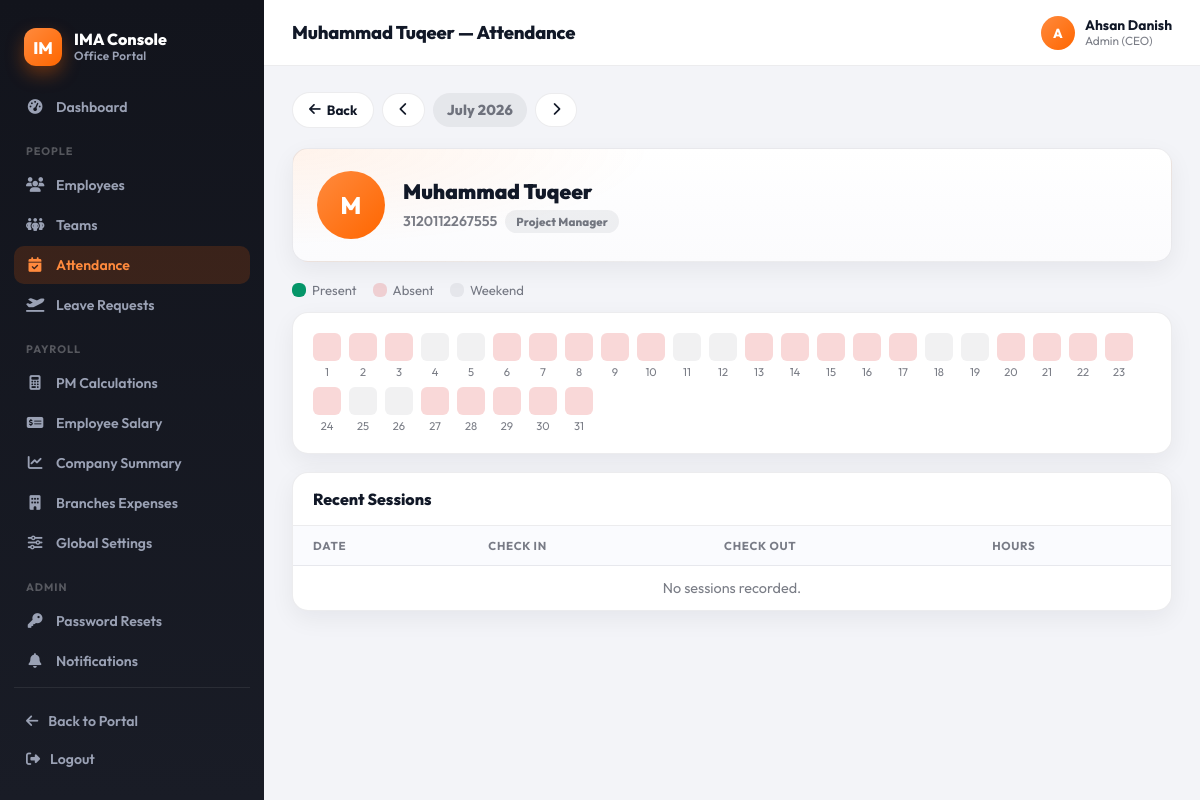
Page /console/attendance/employee/20/ (signed in) on the committed database.
### accounts/models.py (models this page shows, shortened)
class Employee(AbstractBaseUser, PermissionsMixin):
    cnic = models.CharField(max_length=13, unique=True, validators=[cnic_validator])
    email = models.EmailField(unique=True, validators=[email_validator])
    full_name = models.CharField(max_length=120, blank=True, null=True, validators=[alpha_spaces])
    fathers_name = models.CharField(max_length=120, blank=True, null=True, validators=[alpha_spaces])
    date_of_birth = models.DateField(blank=True, null=True)
    gender = models.CharField(max_length=10, choices=[('male','Male'),('female','Female'),('other','Other'),('na','Prefer not to say')], blank=True, null=True)
    marital_status = models.CharField(max_length=10, choices=[('single','Single'),('married','Married'),('divorced','Divorced'),('widowed','Widowed')], blank=True, null=True)
    contact_number = models.CharField(max_length=14, blank=True, null=True)
    residential_address = models.TextField(max_length=250, blank=True, null=True)
    date_of_joining = models.DateField(blank=True, null=True)
    reporting_manager_name = models.CharField(max_length=120, blank=True, null=True, validators=[alpha_spaces])
    department = models.CharField(max_length=10, choices=[('HR','HR'),('IT','IT'),('FIN','Finance'),('OPS','Operations'),('SALES','Sales'),('OTHER','Other')], blank=True, null=True)
    designation = models.CharField(max_length=120, blank=True, null=True)
    employment_type = models.CharField(max_length=2, choices=[('FT','Full-time'),('PT','Part-time'),('CT','Contract'),('IN','Internship')], blank=True, null=True)
    employee_code = models.CharField(max_length=20, unique=True, blank=True, null=True)
    profile_picture = models.ImageField(upload_to=profile_picture_path, validators=[], blank=True, null=True)
    cnic_front = models.ImageField(upload_to=cnic_front_path, validators=[], blank=True, null=True)
    cnic_back = models.ImageField(upload_to=cnic_back_path, validators=[], blank=True, null=True)
    degree_certificate = models.FileField(upload_to=degree_path, validators=[], blank=True, null=True)
    father_cnic = models.ImageField(upload_to=father_cnic_path, validators=[], blank=True, null=True)
    emergency_contact_name = models.CharField(max_length=120, blank=True, null=True)
    emergency_relationship = models.CharField(max_length=10, choices=[('father','Father'),('mother','Mother'),('spouse','Spouse'),('sibling','Sibling'),('friend','Friend'),('other','Other')], blank=True, null=True)
    emergency_contact_number = models.CharField(max_length=14, blank=True, null=True)
    emergency_contact_address = models.TextField(blank=True, null=True)
    blood_group = models.CharField(max_length=3, choices=[('A+','A+'),('A-','A-'),('B+','B+'),('B-','B-'),('O+','O+'),('O-','O-'),('AB+','AB+'),('AB-','AB-')], blank=True, null=True)
    previous_employer = models.TextField(blank=True, null=True)
    special_skills = models.TextField(blank=True, null=True)
    ROLE_CHOICES = [
        ('employee', 'Employee'),
        ('pm', 'Project Manager'),
        ('admin', 'Admin (CEO)'),   # 🔹 added Admin role
    ]
    role = models.CharField(
        max_length=20,
        choices=ROLE_CHOICES,
        default='employee',
        help_text="Role of the employee. Default is 'Employee'."
    )
    is_staff = models.BooleanField(default=False)
    is_active = models.BooleanField(default=False)
    date_joined = models.DateTimeField(auto_now_add=True)
    objects = EmployeeManager()
    USERNAME_FIELD = 'cnic'
    REQUIRED_FIELDS = ['email']
    class Media:
        css = {"all": ("css/admin/accounts.css",)}

### console/views.py (the view)
# urls.py: path("attendance/employee/<int:employee_id>/", views.attendance_employee_detail, name="attendance_employee_detail"),
@login_required
@role_required(*STAFF_ROLES)
def attendance_employee_detail(request, employee_id):
    today = timezone.localdate()
    year = max(2000, min(int(request.GET.get("year", today.year)), 2100))
    month = max(1, min(int(request.GET.get("month", today.month)), 12))
    employee = get_object_or_404(Employee, pk=employee_id)
    if not _is_admin(request):
        if employee.id not in _pm_scope_ids(request.user):
            return render(request, "console/403.html", status=403)
    _, days_in_month = calendar.monthrange(year, month)
    month_start_d, month_end_d = date_cls(year, month, 1), date_cls(year, month, days_in_month)
    days = []
    for d in range(1, days_in_month + 1):
        dt = date_cls(year, month, d)
        days.append({"day": d, "weekday": dt.strftime("%a")[0], "is_weekend": dt.weekday() >= 5, "date": dt})
    month_att = (
        Attendance.objects.filter(employee_id=employee_id, check_in__date__gte=month_start_d, check_in__date__lte=month_end_d)
        .values("check_in__date").annotate(first_in=Min("check_in"))
    )
    present_map = {x["check_in__date"]: x["first_in"] for x in month_att}
    cells = []
    for info in days:
        dt = info["date"]
        if info["is_weekend"]:
            cells.append({"type": "weekend", "tooltip": "Weekend"})
            continue
        first_in = present_map.get(dt)
        if first_in:
            cells.append({"type": "present", "tooltip": f"Present · In {timezone.localtime(first_in).strftime('%I:%M %p')}"})
        else:
            cells.append({"type": "absent", "tooltip": "Absent"})
    recent_qs = Attendance.objects.filter(employee_id=employee_id).order_by("-check_in")[:25]
    prev_year, prev_month = (year - 1, 12) if month == 1 else (year, month - 1)
    next_year, next_month = (year + 1, 1) if month == 12 else (year, month + 1)
    context = {
        "employee": employee, "year": year, "month": month, "month_label": f"{calendar.month_name[month]} {year}",
        "prev_year": prev_year, "prev_month": prev_month, "next_year": next_year, "next_month": next_month,
        "days": days, "cells": cells, "recent_qs": recent_qs,
    }
    return render(request, "console/attendance_employee_detail.html", context)

### console/views.py (called while the page is built)
def _is_admin(request):
    return getattr(request.user, "role", None) == "admin"

### console/templates/console/attendance_employee_detail.html
{% extends "console/base.html" %}
{% block page_title %}{{ employee.full_name|default:employee.email }} — Attendance{% endblock %}
{% block content %}
<div class="cn-commandbar">
  <div class="cn-action-group">
    <a class="cn-btn" href="{% url 'console:attendance_list' %}"><i class="fa-solid fa-arrow-left"></i> Back</a>
    <a class="cn-btn" href="?year={{ prev_year }}&month={{ prev_month }}"><i class="fa-solid fa-chevron-left"></i></a>
    <span class="cn-badge neutral" style="font-size:.9rem;padding:8px 14px;">{{ month_label }}</span>
    <a class="cn-btn" href="?year={{ next_year }}&month={{ next_month }}"><i class="fa-solid fa-chevron-right"></i></a>
  </div>
</div>
<div class="cn-profile-header">
  <span class="cn-avatar xl">{{ employee.full_name|default:employee.email|slice:":1"|upper }}</span>
  <div>
    <h2>{{ employee.full_name|default:employee.email }}</h2>
    <div class="meta-row"><span class="cnic">{{ employee.cnic }}</span><span class="cn-badge neutral">{{ employee.get_role_display }}</span></div>
  </div>
</div>
<div class="cn-legend">
  <span><span class="cn-cal-cell present"></span> Present</span>
  <span><span class="cn-cal-cell absent"></span> Absent</span>
  <span><span class="cn-cal-cell weekend"></span> Weekend</span>
</div>
<div class="cn-card" style="margin-bottom:18px;">
  <div class="cn-cal-wrap cn-card-pad" style="display:flex;flex-wrap:wrap;gap:8px;">
    {% for cell in cells %}
      <div title="{{ cell.tooltip }}" style="display:flex;flex-direction:column;align-items:center;gap:4px;">
        <span class="cn-cal-cell {{ cell.type }}" style="width:28px;height:28px;"></span>
        <span style="font-size:.7rem;color:var(--cn-muted);">{{ forloop.counter }}</span>
      </div>
    {% endfor %}
  </div>
</div>
<div class="cn-card">
  <div class="cn-card-header"><h3>Recent Sessions</h3></div>
  <div class="cn-table-wrap">
    <table class="cn-table">
      <thead><tr><th>Date</th><th>Check In</th><th>Check Out</th><th>Hours</th></tr></thead>
      <tbody>
        {% for r in recent_qs %}
          <tr>
            <td>{{ r.check_in|date:"M j, Y" }}</td>
            <td>{{ r.check_in|date:"h:i A" }}</td>
            <td>{{ r.check_out|date:"h:i A"|default:"-" }}</td>
            <td><span class="cn-badge neutral">{{ r.hours_worked }} hrs</span></td>
          </tr>
        {% empty %}
          <tr><td colspan="4" class="cn-empty">No sessions recorded.</td></tr>
        {% endfor %}
      </tbody>
    </table>
  </div>
</div>
{% endblock %}

### console/templates/console/base.html (shortened to what this page needs)
{% load static %}
<!DOCTYPE html>
<html lang="en">
<head>
  <link rel="stylesheet" href="https://cdnjs.cloudflare.com/ajax/libs/font-awesome/6.4.0/css/all.min.css">
  <link rel="stylesheet" href="{% static 'console/css/console.css' %}">
</head>
<body class="console-body">
  <div class="console-shell">
    <aside class="console-sidebar" id="console-sidebar">
      <div class="console-brand">
        <div class="mark">IM</div>
        <div class="text">
          <div class="title">IMA Console</div>
          <div class="subtitle">Office Portal</div>
        </div>
      </div>
      <nav class="console-nav">
        <a href="{% url 'console:dashboard' %}" class="{% if request.resolver_match.url_name == 'dashboard' %}active{% endif %}">
          <i class="fa-solid fa-gauge-high"></i> Dashboard
        </a>
        <div class="console-nav-label">People</div>
        <a href="{% url 'console:employees_list' %}" class="{% if request.resolver_match.url_name == 'employees_list' or request.resolver_match.url_name == 'employee_detail' %}active{% endif %}">
          <i class="fa-solid fa-users"></i> Employees
        </a>
        <a href="{% url 'console:teams_list' %}" class="{% if 'team' in request.resolver_match.url_name %}active{% endif %}">
          <i class="fa-solid fa-people-group"></i> Teams
        </a>
        <a href="{% url 'console:attendance_list' %}" class="{% if 'attendance' in request.resolver_match.url_name %}active{% endif %}">
          <i class="fa-solid fa-calendar-check"></i> Attendance
        </a>
        <a href="{% url 'console:leaves_list' %}" class="{% if 'leave' in request.resolver_match.url_name %}active{% endif %}">
          <i class="fa-solid fa-plane-departure"></i> Leave Requests
        </a>
        <div class="console-nav-label">Payroll</div>
        {% if request.user.role == "admin" %}
        <a href="{% url 'console:pm_calculations' %}" class="{% if request.resolver_match.url_name == 'pm_calculations' %}active{% endif %}">
          <i class="fa-solid fa-calculator"></i> PM Calculations
        </a>
        {% endif %}
        <a href="{% url 'console:employee_salary' %}" class="{% if request.resolver_match.url_name == 'employee_salary' %}active{% endif %}">
          <i class="fa-solid fa-money-check-dollar"></i> Employee Salary
        </a>
        {% if request.user.role == "admin" %}
        <a href="{% url 'console:company_summary' %}" class="{% if request.resolver_match.url_name == 'company_summary' %}active{% endif %}">
          <i class="fa-solid fa-chart-line"></i> Company Summary
        </a>
        <a href="{% url 'console:branch_expenses' %}" class="{% if request.resolver_match.url_name == 'branch_expenses' %}active{% endif %}">
          <i class="fa-solid fa-building"></i> Branches Expenses
        </a>
        <a href="{% url 'console:global_settings' %}" class="{% if request.resolver_match.url_name == 'global_settings' %}active{% endif %}">
          <i class="fa-solid fa-sliders"></i> Global Settings
        </a>
        <div class="console-nav-label">Admin</div>
        <a href="{% url 'console:password_resets_list' %}" class="{% if request.resolver_match.url_name == 'password_resets_list' %}active{% endif %}">
          <i class="fa-solid fa-key"></i> Password Resets
        </a>
        {% endif %}
        <a href="{% url 'console:notifications_list' %}" class="{% if 'notification' in request.resolver_match.url_name %}active{% endif %}">
          <i class="fa-solid fa-bell"></i> Notifications
        </a>
      </nav>
      <div class="console-sidebar-footer">
        <a href="{% url 'dashboard' %}"><i class="fa-solid fa-arrow-left"></i> Back to Portal</a>
        <a href="{% url 'logout' %}"><i class="fa-solid fa-right-from-bracket"></i> Logout</a>
      </div>
    </aside>
    <div class="console-main">
      <header class="console-topbar">
        <div style="display:flex;align-items:center;gap:12px;">
          <h1>{% block page_title %}Console{% endblock %}</h1>
        </div>
        <div class="console-user">
          <div class="avatar">{{ request.user.full_name|default:request.user.email|slice:":1"|upper }}</div>
          <div class="meta">
            <div class="name">{{ request.user.full_name|default:request.user.email }}</div>
            <div class="role">{{ request.user.get_role_display|default:"Superuser" }}</div>
          </div>
        </div>
      </header>
      <div class="console-content">
        {% block content %}{% endblock %}
      </div>
    </div>
  </div>
</body>
</html>

### rows in the picture
Employee: full_name "Muhammad Tuqeer", full_name "M", cnic "3120112267555", role "Project Manager"
Employee: user.full_name "A", user.full_name "Ahsan Danish", user.role "Admin (CEO)"

### other values in the picture
{{ month_label }} "July 2026"
